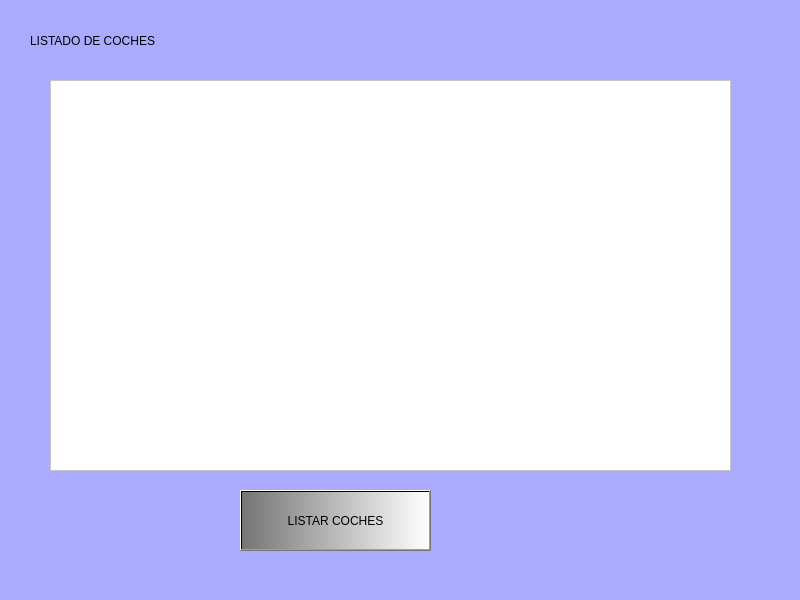
<?xml version="1.0" encoding="UTF-8"?>
<ui version="4.0">
 <class>MainWindow</class>
 <widget class="QMainWindow" name="MainWindow">
  <property name="geometry">
   <rect>
    <x>0</x>
    <y>0</y>
    <width>800</width>
    <height>600</height>
   </rect>
  </property>
  <property name="windowTitle">
   <string>MainWindow</string>
  </property>
  <property name="styleSheet">
   <string notr="true">background-color: rgb(170, 170, 255);</string>
  </property>
  <widget class="QWidget" name="centralwidget">
   <widget class="QLabel" name="label">
    <property name="geometry">
     <rect>
      <x>30</x>
      <y>20</y>
      <width>251</width>
      <height>41</height>
     </rect>
    </property>
    <property name="styleSheet">
     <string notr="true">font: 75 16pt &quot;MS Shell Dlg 2&quot;;</string>
    </property>
    <property name="text">
     <string>LISTADO DE COCHES</string>
    </property>
   </widget>
   <widget class="QPushButton" name="btn_listar">
    <property name="geometry">
     <rect>
      <x>240</x>
      <y>490</y>
      <width>191</width>
      <height>61</height>
     </rect>
    </property>
    <property name="styleSheet">
     <string notr="true">background-color: qlineargradient(spread:pad, x1:0, y1:0, x2:1, y2:0, stop:0 rgba(117, 117, 117, 255), stop:1 rgba(255, 255, 255, 255));</string>
    </property>
    <property name="text">
     <string>LISTAR COCHES</string>
    </property>
   </widget>
   <widget class="QListWidget" name="listWidget">
    <property name="geometry">
     <rect>
      <x>50</x>
      <y>80</y>
      <width>681</width>
      <height>391</height>
     </rect>
    </property>
    <property name="font">
     <font>
      <pointsize>12</pointsize>
      <weight>75</weight>
      <bold>true</bold>
     </font>
    </property>
    <property name="styleSheet">
     <string notr="true">background-color: rgb(255, 255, 255);</string>
    </property>
   </widget>
  </widget>
  <widget class="QStatusBar" name="statusbar"/>
 </widget>
 <resources/>
 <connections/>
</ui>
